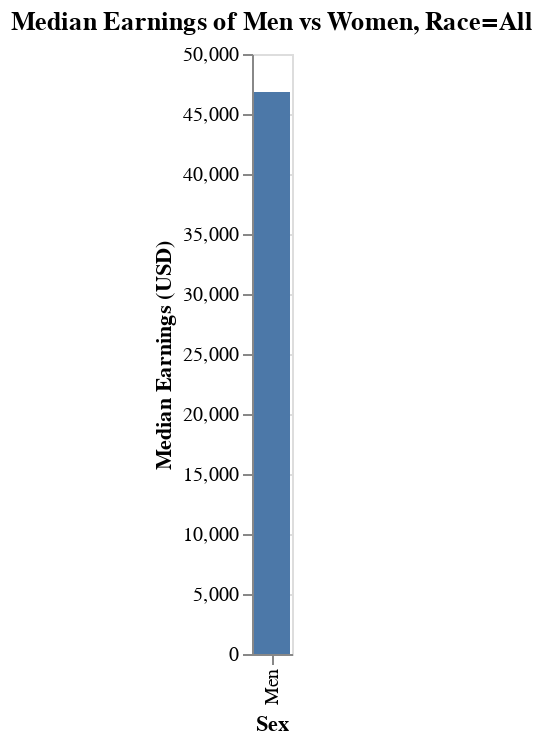

Notebook code for this chart:
### Code cell
movies5 = movies.loc[((movies['Sex'] == 'Women') & (movies['Race and ethnicity'] == 'All') & (movies['Occupation Group'] == 'Management, business, and financial')) | ((movies['Sex'] == 'Men') & (movies['Race and ethnicity'] == 'All') & (movies['Occupation Group'] == 'Production and transportation'))]
b = alt.Chart(movies5, title=alt.Title(
       "Median Earnings of Men vs Women, Race=All",
       anchor='middle',
       orient='top')).mark_bar().encode(
    #x='',
    #alt.X('Occupation Group:N').title(''),
    alt.X('Sex:N'),
    alt.Y('Median Earnings (USD):Q'),
    #y=''
    #alt.Color('Occupation Group:N').scale(scheme='turbo'),
    #alt.Column('Occupation Group:N').title('t'),
    #lt.Order('average((Median Earnings (USD):Q', sort='descending').
)
b

### Figure 1 — Vega-Lite specification as saved in the notebook (floating-point values rounded to 4 significant figures)
{"config": {"view": {"continuousWidth": 300, "continuousHeight": 300}}, "data": {"name": "data-b78518ac9019b0e1a625f75af7e9ef2e"}, "mark": {"type": "bar"}, "encoding": {"x": {"field": "Sex", "type": "nominal"}, "y": {"field": "Median Earnings (USD)", "type": "quantitative"}}, "title": {"text": "Median Earnings of Men vs Women, Race=All", "anchor": "middle", "orient": "top"}, "$schema": "https://vega.github.io/schema/vega-lite/v5.17.0.json", "datasets": {"data-b78518ac9019b0e1a625f75af7e9ef2e": [{"Sex": "Men", "Race and ethnicity": "All", "Median Earnings (USD)": 46830.0, "Occupation Group": "Production and transportation"}]}}
